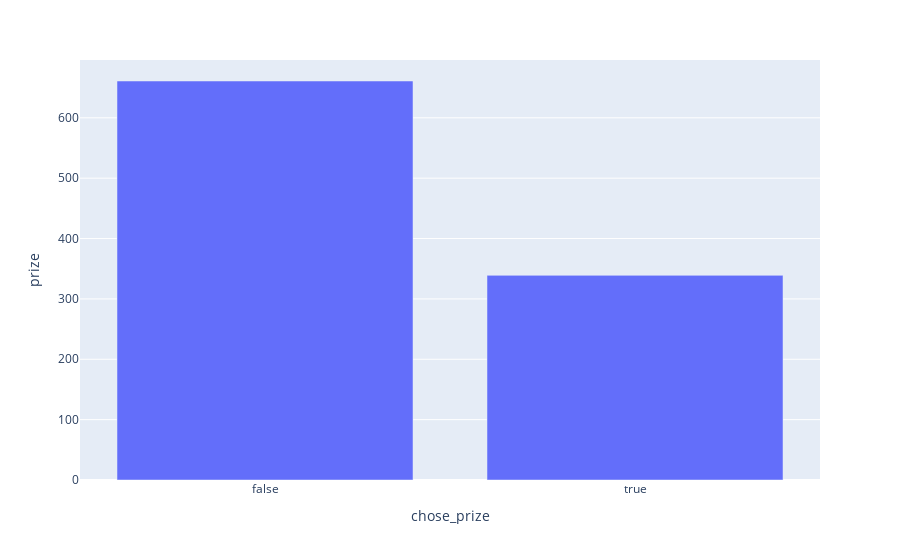

Write notebook code for a chart like this one.
### Code cell
fig = px.bar(results.groupby("chose_prize").count().reset_index(), x="chose_prize", y="prize")
fig.write_html("figures/3_doors.html")
fig.show()

### Figure 1 — Plotly figure (JSON) as saved in the notebook; plotly's stock layout.template omitted (floating-point values rounded to 4 significant figures)
{"data": [{"alignmentgroup": "True", "hovertemplate": "chose_prize=%{x}<br>prize=%{y}<extra></extra>", "legendgroup": "", "marker": {"color": "#636efa"}, "name": "", "offsetgroup": "", "orientation": "v", "showlegend": false, "textposition": "auto", "type": "bar", "x": [false, true], "xaxis": "x", "y": [661, 339], "yaxis": "y"}], "layout": {"autosize": true, "barmode": "relative", "legend": {"tracegroupgap": 0}, "margin": {"t": 60}, "xaxis": {"anchor": "y", "autorange": true, "domain": [0, 1], "range": [-0.5, 1.5], "title": {"text": "chose_prize"}, "type": "category"}, "yaxis": {"anchor": "x", "autorange": true, "domain": [0, 1], "range": [0, 695.8], "title": {"text": "prize"}, "type": "linear"}}}
